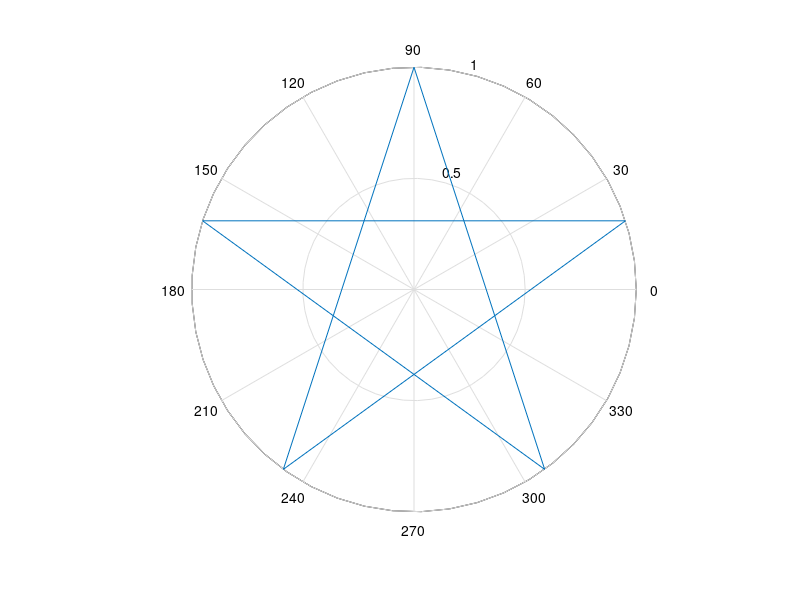

MATLAB code to generate this figure:
function [A] = star()
    theta = pi / 2 : 0.8 * pi : 4.8 * pi;
    r = ones(1, 6);
    polar(theta, r)
    
    if (nargout == 1)
        A = 'This function does not have a return value that can be saved in a variable';
    end
end